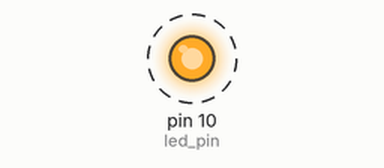
Simulated run of this program. Board: Raspberry Pi (header pin numbers). On the bench: output pins drawn as LEDs (lit = HIGH). Dashed ring = blinking.

Above: at 0.12 s.
Timing chart, 0 to 3.0 s (numbered marks = the images above):
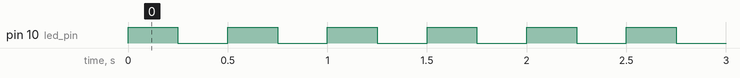

The program:

raspberrypi_blinky.py
```python
import RPi.GPIO as GPIO
import time

led_pin = 10

def pin_setup():
    GPIO.setmode(GPIO.BOARD)
    GPIO.setup(led_pin, GPIO.OUT)

def led_on():
    GPIO.output(led_pin, GPIO.HIGH)

def led_off():
    GPIO.output(led_pin, GPIO.LOW)

def led_blink(seconds):
    led_on()
    time.sleep(seconds)
    led_off()

pin_setup()

try:
    while 1:
        led_blink(0.25)
        time.sleep(0.25)
except KeyboardInterrupt:
    GPIO.cleanup()
```

Measured:
- by itself, pin 10 (led_pin): alternates HIGH for 0.25 s and LOW for 0.25 s
